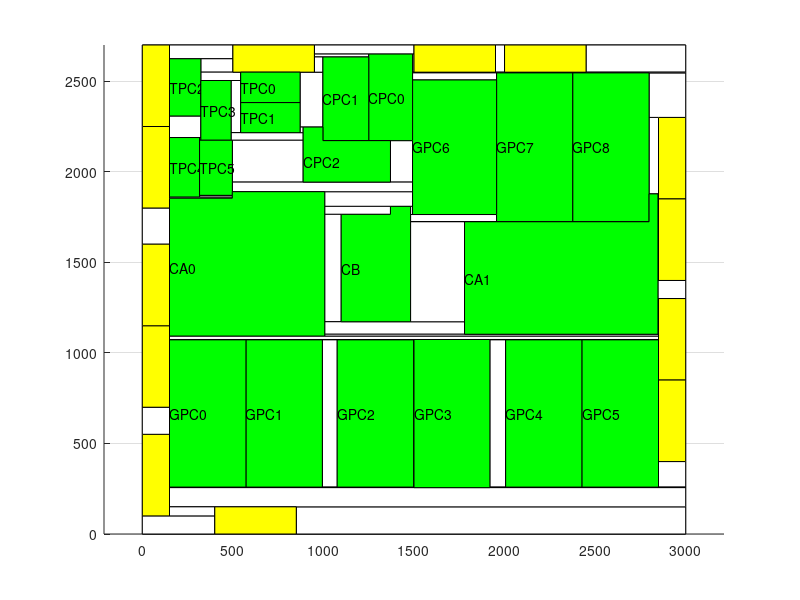

This figure's MATLAB source:
axis equal;
hold on;
grid on;
block_x=[0 0 3000 3000 0];
block_y=[0 2700 2700 0 0];
fill(block_x, block_y, 'c');
block_x=[150 150 500 500 150];
block_y=[2624 2700 2700 2624 2624];
fill(block_x, block_y, 'w');
block_x=[950 950 1500 1500 950];
block_y=[2650 2700 2700 2650 2650];
fill(block_x, block_y, 'w');
block_x=[1950 1950 2000 2000 1950];
block_y=[2550 2700 2700 2550 2550];
fill(block_x, block_y, 'w');
block_x=[2450 2450 3000 3000 2450];
block_y=[2550 2700 2700 2550 2550];
fill(block_x, block_y, 'w');
block_x=[150 150 323 323 150];
block_y=[2189 2308 2308 2189 2189];
fill(block_x, block_y, 'w');
block_x=[490 490 543 543 490];
block_y=[2216 2504 2504 2216 2216];
fill(block_x, block_y, 'w');
block_x=[871 871 997 997 871];
block_y=[2247 2550 2550 2247 2247];
fill(block_x, block_y, 'w');
block_x=[1492 1492 1500 1500 1492];
block_y=[2550 2650 2650 2550 2550];
fill(block_x, block_y, 'w');
block_x=[323 323 500 500 323];
block_y=[2550 2624 2624 2550 2550];
fill(block_x, block_y, 'w');
block_x=[950 950 1250 1250 950];
block_y=[2634 2650 2650 2634 2634];
fill(block_x, block_y, 'w');
block_x=[0 0 150 150 0];
block_y=[1600 1800 1800 1600 1600];
fill(block_x, block_y, 'w');
block_x=[1007 1007 1492 1492 1007];
block_y=[1809 1890 1890 1809 1809];
fill(block_x, block_y, 'w');
block_x=[2798 2798 3000 3000 2798];
block_y=[2300 2546 2546 2300 2300];
fill(block_x, block_y, 'w');
block_x=[316 316 323 323 316];
block_y=[2174 2189 2189 2174 2174];
fill(block_x, block_y, 'w');
block_x=[490 490 888 888 490];
block_y=[2174 2216 2216 2174 2174];
fill(block_x, block_y, 'w');
block_x=[871 871 888 888 871];
block_y=[2216 2247 2247 2216 2216];
fill(block_x, block_y, 'w');
block_x=[1492 1492 3000 3000 1492];
block_y=[2546 2550 2550 2546 2546];
fill(block_x, block_y, 'w');
block_x=[323 323 543 543 323];
block_y=[2504 2550 2550 2504 2504];
fill(block_x, block_y, 'w');
block_x=[950 950 997 997 950];
block_y=[2550 2634 2634 2550 2550];
fill(block_x, block_y, 'w');
block_x=[150 150 2850 2850 150];
block_y=[1074 1093 1093 1074 1074];
fill(block_x, block_y, 'w');
block_x=[1007 1007 1370 1370 1007];
block_y=[1765 1809 1809 1765 1765];
fill(block_x, block_y, 'w');
block_x=[1481 1481 1492 1492 1481];
block_y=[1764 1809 1809 1764 1764];
fill(block_x, block_y, 'w');
block_x=[2798 2798 2850 2850 2798];
block_y=[1878 2300 2300 1878 1878];
fill(block_x, block_y, 'w');
block_x=[150 150 497 497 150];
block_y=[1854 1861 1861 1854 1854];
fill(block_x, block_y, 'w');
block_x=[497 497 888 888 497];
block_y=[1943 2174 2174 1943 1943];
fill(block_x, block_y, 'w');
block_x=[1370 1370 1492 1492 1370];
block_y=[1943 2172 2172 1943 1943];
fill(block_x, block_y, 'w');
block_x=[1492 1492 1956 1956 1492];
block_y=[2507 2546 2546 2507 2507];
fill(block_x, block_y, 'w');
block_x=[150 150 1500 1500 150];
block_y=[1072 1074 1074 1072 1072];
fill(block_x, block_y, 'w');
block_x=[1919 1919 2850 2850 1919];
block_y=[1072 1074 1074 1072 1072];
fill(block_x, block_y, 'w');
block_x=[1007 1007 1098 1098 1007];
block_y=[1172 1765 1765 1172 1172];
fill(block_x, block_y, 'w');
block_x=[1481 1481 1956 1956 1481];
block_y=[1725 1764 1764 1725 1725];
fill(block_x, block_y, 'w');
block_x=[316 316 497 497 316];
block_y=[1861 1870 1870 1861 1861];
fill(block_x, block_y, 'w');
block_x=[497 497 1492 1492 497];
block_y=[1890 1943 1943 1890 1890];
fill(block_x, block_y, 'w');
block_x=[0 0 150 150 0];
block_y=[550 700 700 550 550];
fill(block_x, block_y, 'w');
block_x=[994 994 1076 1076 994];
block_y=[259 1072 1072 259 259];
fill(block_x, block_y, 'w');
block_x=[1498 1498 1500 1500 1498];
block_y=[259 1072 1072 259 259];
fill(block_x, block_y, 'w');
block_x=[1919 1919 2006 2006 1919];
block_y=[259 1072 1072 259 259];
fill(block_x, block_y, 'w');
block_x=[2850 2850 3000 3000 2850];
block_y=[259 400 400 259 259];
fill(block_x, block_y, 'w');
block_x=[1007 1007 1779 1779 1007];
block_y=[1103 1172 1172 1103 1103];
fill(block_x, block_y, 'w');
block_x=[2847 2847 2850 2850 2847];
block_y=[1400 1878 1878 1400 1400];
fill(block_x, block_y, 'w');
block_x=[1481 1481 2798 2798 1481];
block_y=[1724 1725 1725 1724 1724];
fill(block_x, block_y, 'w');
block_x=[150 150 1500 1500 150];
block_y=[256 259 259 256 256];
fill(block_x, block_y, 'w');
block_x=[1919 1919 3000 3000 1919];
block_y=[256 259 259 256 256];
fill(block_x, block_y, 'w');
block_x=[1007 1007 2850 2850 1007];
block_y=[1093 1103 1103 1093 1093];
fill(block_x, block_y, 'w');
block_x=[2847 2847 3000 3000 2847];
block_y=[1300 1400 1400 1300 1300];
fill(block_x, block_y, 'w');
block_x=[1481 1481 1779 1779 1481];
block_y=[1172 1724 1724 1172 1172];
fill(block_x, block_y, 'w');
block_x=[0 0 400 400 0];
block_y=[0 100 100 0 0];
fill(block_x, block_y, 'w');
block_x=[850 850 3000 3000 850];
block_y=[0 150 150 0 0];
fill(block_x, block_y, 'w');
block_x=[150 150 3000 3000 150];
block_y=[150 256 256 150 150];
fill(block_x, block_y, 'w');
block_x=[2847 2847 2850 2850 2847];
block_y=[1103 1300 1300 1103 1103];
fill(block_x, block_y, 'w');
block_x=[150 150 400 400 150];
block_y=[100 150 150 100 100];
fill(block_x, block_y, 'w');
block_x=[0 0 150 150 0];
block_y=[100 550 550 100 100];
fill(block_x, block_y, 'y');
block_x=[0 0 150 150 0];
block_y=[700 1150 1150 700 700];
fill(block_x, block_y, 'y');
block_x=[0 0 150 150 0];
block_y=[1150 1600 1600 1150 1150];
fill(block_x, block_y, 'y');
block_x=[0 0 150 150 0];
block_y=[1800 2250 2250 1800 1800];
fill(block_x, block_y, 'y');
block_x=[0 0 150 150 0];
block_y=[2250 2700 2700 2250 2250];
fill(block_x, block_y, 'y');
block_x=[500 500 950 950 500];
block_y=[2550 2700 2700 2550 2550];
fill(block_x, block_y, 'y');
block_x=[1500 1500 1950 1950 1500];
block_y=[2550 2700 2700 2550 2550];
fill(block_x, block_y, 'y');
block_x=[2000 2000 2450 2450 2000];
block_y=[2550 2700 2700 2550 2550];
fill(block_x, block_y, 'y');
block_x=[2850 2850 3000 3000 2850];
block_y=[1850 2300 2300 1850 1850];
fill(block_x, block_y, 'y');
block_x=[2850 2850 3000 3000 2850];
block_y=[1400 1850 1850 1400 1400];
fill(block_x, block_y, 'y');
block_x=[2850 2850 3000 3000 2850];
block_y=[850 1300 1300 850 850];
fill(block_x, block_y, 'y');
block_x=[2850 2850 3000 3000 2850];
block_y=[400 850 850 400 400];
fill(block_x, block_y, 'y');
block_x=[400 400 850 850 400];
block_y=[0 150 150 0 0];
fill(block_x, block_y, 'y');
block_x=[1076 1076 1498 1498 1076];
block_y=[259 1072 1072 259 259];
fill(block_x, block_y, 'g');
text(1076,665,'GPC2')
block_x=[1500 1500 1919 1919 1500];
block_y=[256 1074 1074 256 256];
fill(block_x, block_y, 'g');
text(1500,665,'GPC3')
block_x=[2006 2006 2428 2428 2006];
block_y=[259 1072 1072 259 259];
fill(block_x, block_y, 'g');
text(2006,665,'GPC4')
block_x=[2428 2428 2850 2850 2428];
block_y=[259 1072 1072 259 259];
fill(block_x, block_y, 'g');
text(2428,665,'GPC5')
block_x=[150 150 323 323 150];
block_y=[2308 2624 2624 2308 2308];
fill(block_x, block_y, 'g');
text(150,2466,'TPC2')
block_x=[572 572 994 994 572];
block_y=[259 1072 1072 259 259];
fill(block_x, block_y, 'g');
text(572,665,'GPC1')
block_x=[323 323 490 490 323];
block_y=[2174 2504 2504 2174 2174];
fill(block_x, block_y, 'g');
text(323,2339,'TPC3')
block_x=[150 150 316 316 150];
block_y=[1861 2189 2189 1861 1861];
fill(block_x, block_y, 'g');
text(150,2025,'TPC4')
block_x=[543 543 871 871 543];
block_y=[2382 2550 2550 2382 2382];
fill(block_x, block_y, 'g');
text(543,2466,'TPC0')
block_x=[1956 1956 2377 2377 1956];
block_y=[1725 2546 2546 1725 1725];
fill(block_x, block_y, 'g');
text(1956,2135,'GPC7')
block_x=[543 543 871 871 543];
block_y=[2216 2382 2382 2216 2216];
fill(block_x, block_y, 'g');
text(543,2299,'TPC1')
block_x=[2377 2377 2798 2798 2377];
block_y=[1725 2546 2546 1725 1725];
fill(block_x, block_y, 'g');
text(2377,2135,'GPC8')
block_x=[316 316 497 497 316];
block_y=[1870 2174 2174 1870 1870];
fill(block_x, block_y, 'g');
text(316,2022,'TPC5')
block_x=[1779 1779 2798 2798 2847 2847 1779];
block_y=[1103 1724 1724 1878 1878 1103 1103];
fill(block_x, block_y, 'g');
text(1779,1413,'CA1')
block_x=[1492 1492 1956 1956 1492];
block_y=[1764 2507 2507 1764 1764];
fill(block_x, block_y, 'g');
text(1492,2135,'GPC6')
block_x=[1098 1098 1370 1370 1481 1481 1098];
block_y=[1172 1765 1765 1809 1809 1172 1172];
fill(block_x, block_y, 'g');
text(1098,1468,'CB')
block_x=[150 150 497 497 1007 1007 150];
block_y=[1093 1854 1854 1890 1890 1093 1093];
fill(block_x, block_y, 'g');
text(150,1473,'CA0')
block_x=[150 150 572 572 150];
block_y=[259 1072 1072 259 259];
fill(block_x, block_y, 'g');
text(150,665,'GPC0')
block_x=[1250 1250 1492 1492 1250];
block_y=[2172 2650 2650 2172 2172];
fill(block_x, block_y, 'g');
text(1250,2411,'CPC0')
block_x=[997 997 1250 1250 997];
block_y=[2172 2634 2634 2172 2172];
fill(block_x, block_y, 'g');
text(997,2403,'CPC1')
block_x=[888 888 997 997 1370 1370 888];
block_y=[1943 2247 2247 2172 2172 1943 1943];
fill(block_x, block_y, 'g');
text(888,2057,'CPC2')
